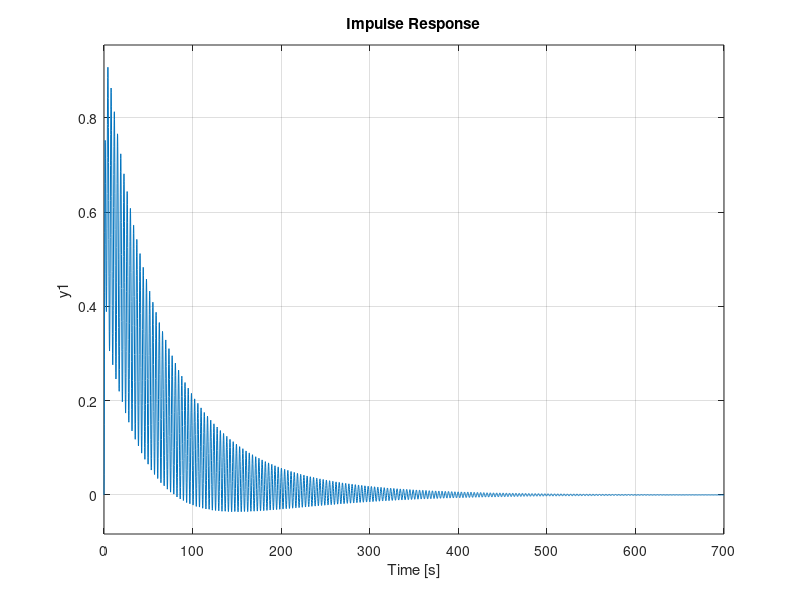

Here is the MATLAB script that generated this plot:
M1=1;
M2=0.5;
k=1;
F=1;
u=0.002;
g=9.8;
num=[M2 M2*u*g 1];
den=[M1*M2 2*M1*M2*u*g M1*k+M1*M2*u*u*g*g+M2*k M1*k*u*g+M2*k*u*g];
train=tf(num,den)  
step(train)
num1=[3.84]
den1=[1 2.35 3.84]
control=tf(num1,den1)
sys=control*train
rlocus(sys)
step(sys)
impulse(sys)